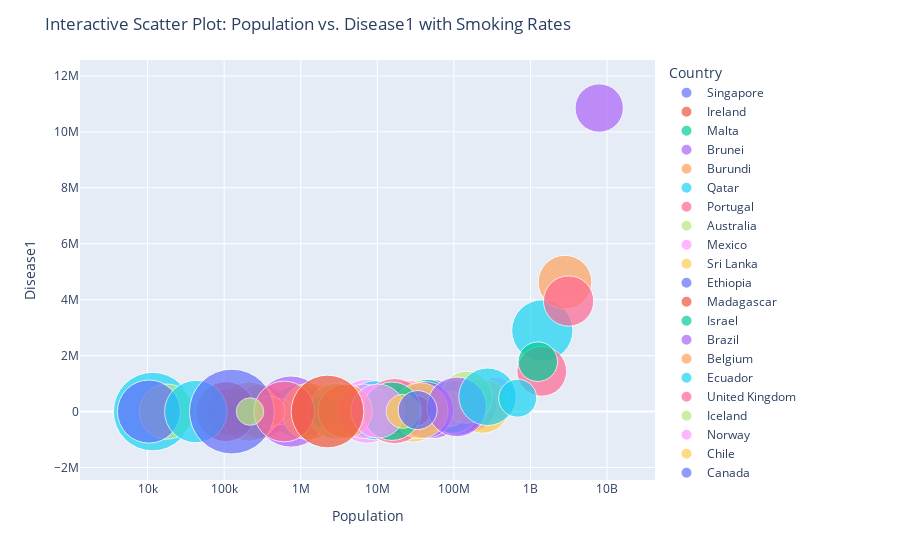

The code cell stored with this chart in its notebook:
### Code cell
import plotly.express as px

# Assuming you have verified 'Country' or another column is suitable for coloring
fig = px.scatter(data, x='Population', y='Disease1', size='Smoking_2021', color='Country',  # Adjust 'Country' if needed
                 hover_name='Country', log_x=True, size_max=60)
fig.update_layout(title='Interactive Scatter Plot: Population vs. Disease1 with Smoking Rates')
fig.show()
